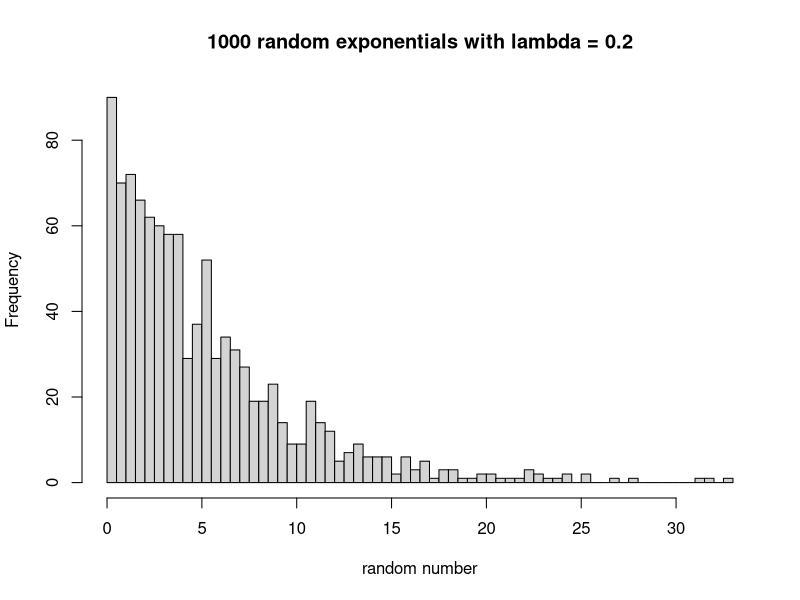
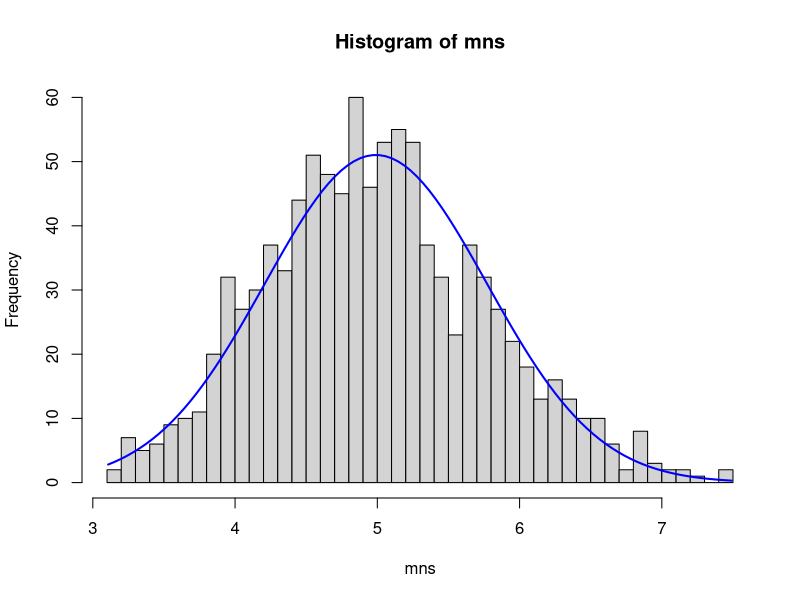

The R source for these figures, in order:
## ---- chunk 1
lambda <- 0.2
nsim <- 1000
set.seed(1)   #necessary to reproduce identical results
hist(rexp(nsim, lambda),50, main="1000 random exponentials with lambda = 0.2", xlab="random number")
## ---- chunk 2
set.seed(1)   #necessary to reproduce identical results
n1 <- 40 
mns = NULL
for (i in 1 : nsim) mns = c(mns, mean(rexp(n1, lambda)))
summary(mns)
## ---- chunk 3
h <- hist(mns,50)
xfit<-seq(min(mns),max(mns),length=100) 
yfit<-dnorm(xfit,mean=mean(mns),sd=sd(mns)) 
yfit <- yfit*diff(h$mids[1:2])*length(mns) 
lines(xfit, yfit, col="blue", lwd=2) 
## ---- chunk 4
mean(mns)    #"mean of the means"
## ---- chunk 5
var(mns) * n1  
